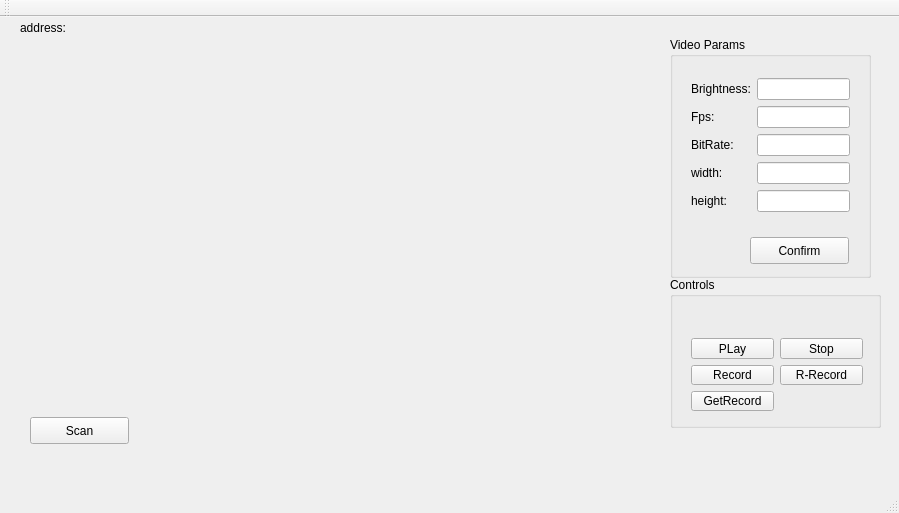
<?xml version="1.0" encoding="UTF-8"?>
<ui version="4.0">
 <class>RaspCamMW</class>
 <widget class="QMainWindow" name="RaspCamMW">
  <property name="geometry">
   <rect>
    <x>0</x>
    <y>0</y>
    <width>899</width>
    <height>513</height>
   </rect>
  </property>
  <property name="windowTitle">
   <string>RaspCamMW</string>
  </property>
  <widget class="QWidget" name="centralWidget">
   <widget class="QWidget" name="videow" native="true">
    <property name="geometry">
     <rect>
      <x>10</x>
      <y>20</y>
      <width>640</width>
      <height>360</height>
     </rect>
    </property>
   </widget>
   <widget class="QPushButton" name="btnScan">
    <property name="geometry">
     <rect>
      <x>30</x>
      <y>400</y>
      <width>99</width>
      <height>27</height>
     </rect>
    </property>
    <property name="text">
     <string>Scan</string>
    </property>
   </widget>
   <widget class="QLabel" name="lbl_address">
    <property name="geometry">
     <rect>
      <x>20</x>
      <y>0</y>
      <width>301</width>
      <height>21</height>
     </rect>
    </property>
    <property name="text">
     <string>address:</string>
    </property>
   </widget>
   <widget class="QGroupBox" name="gp_videoparams">
    <property name="geometry">
     <rect>
      <x>670</x>
      <y>20</y>
      <width>201</width>
      <height>241</height>
     </rect>
    </property>
    <property name="title">
     <string>Video Params</string>
    </property>
    <widget class="QPushButton" name="btn_confirm">
     <property name="geometry">
      <rect>
       <x>80</x>
       <y>200</y>
       <width>99</width>
       <height>27</height>
      </rect>
     </property>
     <property name="text">
      <string>Confirm</string>
     </property>
    </widget>
    <widget class="QWidget" name="layoutWidget">
     <property name="geometry">
      <rect>
       <x>10</x>
       <y>30</y>
       <width>181</width>
       <height>161</height>
      </rect>
     </property>
     <layout class="QGridLayout" name="gridLayout">
      <item row="0" column="0">
       <widget class="QLabel" name="lblBright">
        <property name="text">
         <string>Brightness:</string>
        </property>
       </widget>
      </item>
      <item row="0" column="1">
       <widget class="QLineEdit" name="le_bright"/>
      </item>
      <item row="1" column="0">
       <widget class="QLabel" name="lblfps">
        <property name="text">
         <string>Fps:</string>
        </property>
       </widget>
      </item>
      <item row="1" column="1">
       <widget class="QLineEdit" name="le_fps"/>
      </item>
      <item row="2" column="0">
       <widget class="QLabel" name="lblBitrate">
        <property name="text">
         <string>BitRate:</string>
        </property>
       </widget>
      </item>
      <item row="2" column="1">
       <widget class="QLineEdit" name="le_BitRate"/>
      </item>
      <item row="3" column="0">
       <widget class="QLabel" name="lblwidth">
        <property name="text">
         <string>width:</string>
        </property>
       </widget>
      </item>
      <item row="3" column="1">
       <widget class="QLineEdit" name="le_width"/>
      </item>
      <item row="4" column="0">
       <widget class="QLabel" name="lblwidth_2">
        <property name="text">
         <string>height:</string>
        </property>
       </widget>
      </item>
      <item row="4" column="1">
       <widget class="QLineEdit" name="le_height"/>
      </item>
     </layout>
    </widget>
   </widget>
   <widget class="QGroupBox" name="gp_Controls">
    <property name="geometry">
     <rect>
      <x>670</x>
      <y>260</y>
      <width>211</width>
      <height>151</height>
     </rect>
    </property>
    <property name="title">
     <string>Controls</string>
    </property>
    <widget class="QWidget" name="layoutWidget">
     <property name="geometry">
      <rect>
       <x>10</x>
       <y>50</y>
       <width>194</width>
       <height>95</height>
      </rect>
     </property>
     <layout class="QGridLayout" name="gridLayout_2">
      <item row="0" column="0">
       <widget class="QPushButton" name="btnStart">
        <property name="text">
         <string>PLay</string>
        </property>
       </widget>
      </item>
      <item row="0" column="1">
       <widget class="QPushButton" name="btnStop">
        <property name="text">
         <string>Stop</string>
        </property>
       </widget>
      </item>
      <item row="1" column="0">
       <widget class="QPushButton" name="btnRecord">
        <property name="text">
         <string>Record</string>
        </property>
       </widget>
      </item>
      <item row="1" column="1">
       <widget class="QPushButton" name="btn_remoteRcd">
        <property name="text">
         <string>R-Record</string>
        </property>
       </widget>
      </item>
      <item row="2" column="0">
       <widget class="QPushButton" name="btn_getrecord">
        <property name="text">
         <string>GetRecord</string>
        </property>
       </widget>
      </item>
     </layout>
    </widget>
   </widget>
   <widget class="QLabel" name="lblprocess">
    <property name="geometry">
     <rect>
      <x>170</x>
      <y>405</y>
      <width>191</width>
      <height>17</height>
     </rect>
    </property>
    <property name="text">
     <string/>
    </property>
   </widget>
  </widget>
  <widget class="QMenuBar" name="menuBar">
   <property name="geometry">
    <rect>
     <x>0</x>
     <y>0</y>
     <width>899</width>
     <height>25</height>
    </rect>
   </property>
  </widget>
  <widget class="QToolBar" name="mainToolBar">
   <attribute name="toolBarArea">
    <enum>TopToolBarArea</enum>
   </attribute>
   <attribute name="toolBarBreak">
    <bool>false</bool>
   </attribute>
  </widget>
  <widget class="QStatusBar" name="statusBar"/>
 </widget>
 <layoutdefault spacing="6" margin="11"/>
 <resources/>
 <connections/>
</ui>
